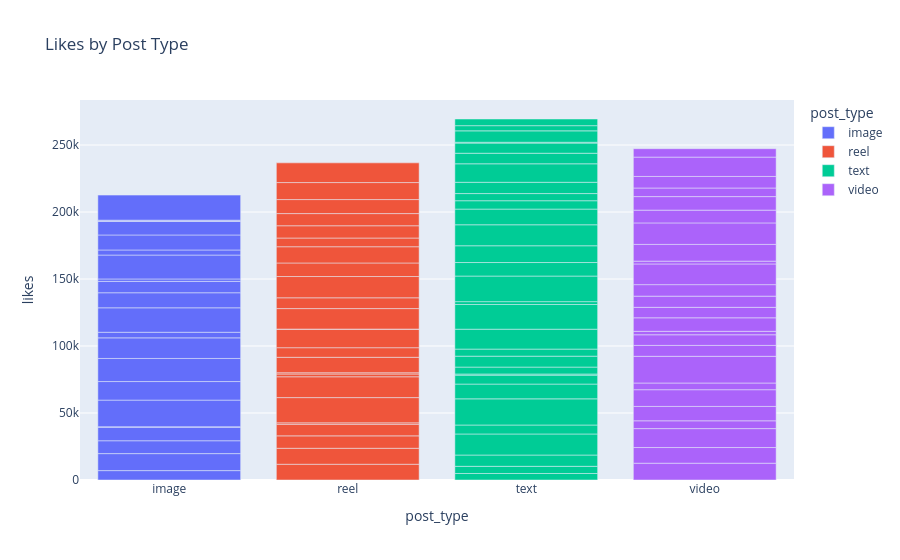

Notebook code cell kept with this figure:
### Markdown cell above
I used px.line() to create an interactive line chart showing the trend of likes over time. The posting date is displayed on the X-axis, and the number of likes is displayed on the Y-axis. The chart uses the first 100 records stored in swarmdf

### Code cell
fig = px.bar(swarmdf, x="post_type", y="likes",title="Likes by Post Type",color="post_type")
fig.show()

### Figure 1 — Plotly figure (JSON) as saved in the notebook; plotly's stock layout.template omitted (floating-point values rounded to 4 significant figures)
{"data": [{"hovertemplate": "post_type=%{x}<br>likes=%{y}<extra></extra>", "legendgroup": "image", "marker": {"color": "#636efa", "pattern": {"shape": ""}}, "name": "image", "orientation": "v", "showlegend": true, "textposition": "auto", "type": "bar", "x": ["image", "image", "image", "image", "image", "image", "image", "image", "image", "image", "image", "image", "image", "image", "image", "image", "image", "image", "image", "image", "image"], "xaxis": "x", "y": [7011, 12682, 9611, 10105, 355, 19856, 13850, 17238, 15379, 4184, 18244, 11234, 8496, 1805, 17843, 3782, 11194, 10105, 456, 500, 18699], "yaxis": "y"}, {"hovertemplate": "post_type=%{x}<br>likes=%{y}<extra></extra>", "legendgroup": "reel", "marker": {"color": "#EF553B", "pattern": {"shape": ""}}, "name": "reel", "orientation": "v", "showlegend": true, "textposition": "auto", "type": "bar", "x": ["reel", "reel", "reel", "reel", "reel", "reel", "reel", "reel", "reel", "reel", "reel", "reel", "reel", "reel", "reel", "reel", "reel", "reel", "reel", "reel", "reel", "reel", "reel", "reel"], "xaxis": "x", "y": [11750, 11935, 9252, 8573, 1132, 18860, 15534, 2079, 944, 11510, 7178, 13884, 28, 15281, 8051, 15877, 10105, 12133, 6485, 9177, 9074, 10455, 12684, 14717], "yaxis": "y"}, {"hovertemplate": "post_type=%{x}<br>likes=%{y}<extra></extra>", "legendgroup": "text", "marker": {"color": "#00cc96", "pattern": {"shape": ""}}, "name": "text", "orientation": "v", "showlegend": true, "textposition": "auto", "type": "bar", "x": ["text", "text", "text", "text", "text", "text", "text", "text", "text", "text", "text", "text", "text", "text", "text", "text", "text", "text", "text", "text", "text", "text", "text", "text", "text", "text", "text", "text", "text", "text"], "xaxis": "x", "y": [4862, 5350, 8432, 15700, 6704, 19519, 11030, 6674, 834, 5168, 8146, 5290, 14844, 18436, 2127, 19091, 10105, 12519, 15648, 11712, 6249, 5337, 8422, 13798, 7889, 7570, 617, 8509, 3874, 4973], "yaxis": "y"}, {"hovertemplate": "post_type=%{x}<br>likes=%{y}<extra></extra>", "legendgroup": "video", "marker": {"color": "#ab63fa", "pattern": {"shape": ""}}, "name": "video", "orientation": "v", "showlegend": true, "textposition": "auto", "type": "bar", "x": ["video", "video", "video", "video", "video", "video", "video", "video", "video", "video", "video", "video", "video", "video", "video", "video", "video", "video", "video", "video", "video", "video", "video", "video", "video"], "xaxis": "x", "y": [12535, 11703, 14106, 5840, 10721, 12493, 4991, 19918, 8151, 7934, 2572, 10083, 7816, 8351, 8591, 15441, 2096, 12493, 16035, 9537, 10105, 6419, 8624, 14432, 6285], "yaxis": "y"}], "layout": {"barmode": "relative", "legend": {"title": {"text": "post_type"}, "tracegroupgap": 0}, "title": {"text": "Likes by Post Type"}, "xaxis": {"anchor": "y", "categoryarray": ["image", "reel", "text", "video"], "categoryorder": "array", "domain": [0, 1], "title": {"text": "post_type"}}, "yaxis": {"anchor": "x", "domain": [0, 1], "title": {"text": "likes"}}}}
